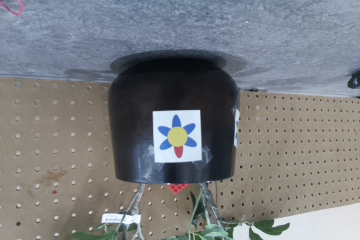
#> input picture Vision/image.jpg, 360 x 240 px
$ python -i Gridify.py   (imports and definitions only)
#> lines starting #> are read from the running program, lines starting #| are printed output that depends on the picture
#> further down, picture is the input picture: shape (240, 360, 3); mean B, G, R 128.3, 124.8, 122.4
import numpy as np
import cv2
from scipy.ndimage.filters import uniform_filter


# Draw a grid with the specified cell lengths over an image
def add_grid_lines(img, cell_length=30):
    for i in range(0, int(img.shape[0] / cell_length) + 1):
        cv2.line(img, (0, i * cell_length), (img.shape[1], i * cell_length), (0, 0, 255), 1, 1)
    for j in range(0, int(img.shape[1] / cell_length) + 1):
        cv2.line(img, (j * cell_length, 0), (j * cell_length, img.shape[0]), (0, 0, 255), 1, 1)


# Take a BGR binary image ([0,0,0] or [255,255,255]) and convert it to a 2D array to map where there is empty space
# and where there is objects
def convert_thresh_to_map_slow(img, cell_length=30, shift_amount=5, visualize=False):
    result = []
    # (y,x) indicates the position of the top left of the cell
    # On each iteration shift where to position the top left of the cell by the shift_amount specified
    for y in range(0, img.shape[0] - cell_length + 1, shift_amount):
        row = []
        for x in range(0, img.shape[1] - cell_length + 1, shift_amount):
            # Segment a region with specified the height and width as specified by cell length
            segment = img[y:y + cell_length, x:x + cell_length]
            # If the segment does not contain any white pixels, then it is empty, so we mark its value as 9
            if len(np.where(segment == [255, 255, 255])[0]) == 0:
                if visualize:
                    row.append(np.array([0, 0, 0], dtype=np.uint8))
                else:
                    row.append(0)
            # Otherwise we mark it as 1
            else:
                if visualize:
                    row.append(np.array([255, 255, 255], dtype=np.uint8))
                else:
                    row.append(1)
        result.append(row)
    if visualize:
        result = np.array(result)
    return result


# Take a BGR binary image ([0,0,0] or [255,255,255]) and convert it to a 2D array to map where there is empty space
# and where there is objects
def convert_thresh_to_map(img, cell_length=30, shift_amount=5, visualize=False):
#> called with cell_length = 30, shift_amount = 5, visualize = False
    img = cv2.cvtColor(img, cv2.COLOR_BGR2GRAY)
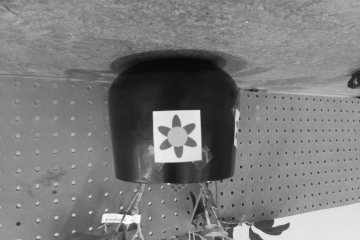
#> img: shape (240, 360); min 7, max 255, mean 124.5
    conv_img = uniform_filter(img, size=cell_length, mode="constant", cval=1)
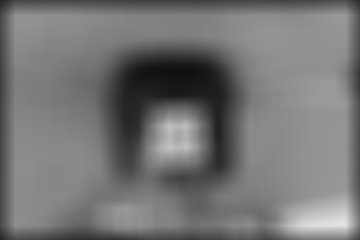
#> conv_img: shape (240, 360); min 16, max 225, mean 116.1
    binary_conv = np.ones(shape=(img.shape[0], img.shape[1]), dtype=np.uint8)
    binary_conv[np.where(conv_img == 0)] = 0
    if visualize:
        binary_conv = binary_conv * 255
        binary_conv = cv2.cvtColor(binary_conv, cv2.COLOR_GRAY2BGR)
    else:
        binary_conv = binary_conv.tolist()
    return binary_conv


# Convert image to grayscale
# Use scipy.ndimage.filters.convolve
# Create binary mask of where non zero
# Have numpy array of black pixels and set to white wherever true

>>> import cv2
>>> picture = cv2.imread('image.jpg')
>>> result = convert_thresh_to_map(picture)
#> result = 240 items
